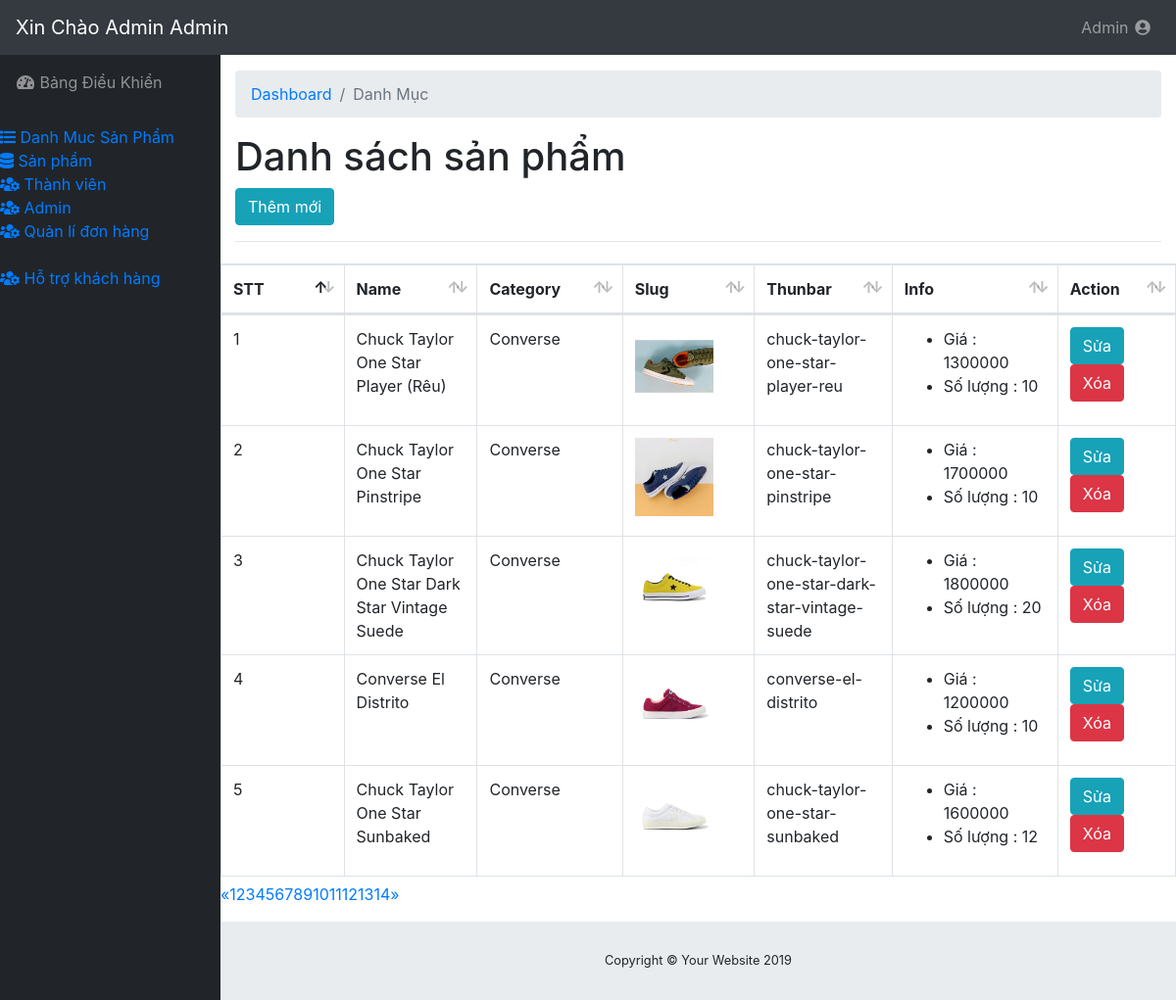
The page /admin/modules/product/index.php?page=3 (signed in) on the database its author committed.
### tables this page shows
CREATE TABLE IF NOT EXISTS `product` (
`id` int(11) NOT NULL,
  `name` varchar(100) DEFAULT NULL,
  `slug` varchar(100) DEFAULT NULL,
  `price` int(11) DEFAULT NULL,
  `sale` tinyint(4) DEFAULT '0',
  `thunbar` varchar(100) DEFAULT NULL,
  `category_id` int(11) DEFAULT NULL,
  `content` text,
  `number` int(11) DEFAULT '0',
  `head` int(11) DEFAULT '0',
  `view` int(11) DEFAULT '0',
  `hot` tinyint(4) DEFAULT '0',
  `created_at` timestamp NULL DEFAULT NULL,
  `updated_at` timestamp NULL DEFAULT NULL ON UPDATE CURRENT_TIMESTAMP
);

CREATE TABLE IF NOT EXISTS `category` (
`id` int(11) NOT NULL,
  `name` varchar(100) DEFAULT NULL,
  `slug` varchar(100) DEFAULT NULL,
  `images` varchar(100) DEFAULT NULL,
  `banner` varchar(100) DEFAULT NULL,
  `home` tinyint(4) DEFAULT '0',
  `status` tinyint(4) DEFAULT '1',
  `created_up` timestamp NOT NULL DEFAULT CURRENT_TIMESTAMP,
  `update_at` timestamp NOT NULL DEFAULT CURRENT_TIMESTAMP ON UPDATE CURRENT_TIMESTAMP
);

### libraries/Database.php (called while the page is built, shortened)
<?php
    class Database
    {
        public $link;
        public function __construct()
        {
            $this ->link = mysqli_connect("localhost","123","123","shopgiay") or die ();
            mysqli_set_charset($this ->link,"utf8");
        }
        public function countTable($table)
        {
            $sql = "SELECT id FROM  {$table}";
            $result = mysqli_query($this->link, $sql) or die("Lỗi Truy Vấn countTable----" .mysqli_error($this->link));
            $num = mysqli_num_rows($result);
            return $num;
        }
         public  function fetchJone($table,$sql ,$page = 0,$row ,$pagi = false )
        {
            $data = [];
            if ($pagi == true )
            {
                $total = $this->countTable($table);
                $sotrang = ceil($total / $row);
                $start = ($page - 1 ) * $row ;
                $sql .= " LIMIT $start,$row";
                $data = [ "page" => $sotrang];
                $result = mysqli_query($this->link,$sql) or die("Lỗi truy vấn fetchJone ---- " .mysqli_error($this->link));
            }
            else
            {
                $result = mysqli_query($this->link,$sql) or die("Lỗi truy vấn fetchJone ---- " .mysqli_error($this->link));
            }
            if( $result)
            {
                while ($num = mysqli_fetch_assoc($result))
                {
                    $data[] = $num;
                }
            }
            return $data;
        }
    }
?>

### admin/autoload/autoload.php (called while the page is built, shortened)
<?php
require_once("/../../libraries/Database.php");
require_once("/../../libraries/Function.php");
$db = new Database ;
?>

### libraries/Function.php (called while the page is built, shortened)
<?php
    function base_url()
    {
        return $url  = "http://localhost:8012/DoAn2/";
    }
    function uploads()
    {
        return base_url() . "public/uploads/";
    }
 ?>

### admin/modules/product/index.php (the view, shortened to what this page needs)
<?php
require_once("/../../autoload/autoload.php");
if(isset($_GET['page']))
{
  $p=$_GET['page'];
}
else
{
  $p=1;
}
$sql = "SELECT product.*,category.name as namecate From product
        LEFT JOIN category on category.id=product.category_id";
        $product=$db->fetchJone('product',$sql,$p,5,true);
        if(isset($product['page']))
        {
          $sotrang=$product['page'];
          unset($product['page']);
        }
?>
<?php require_once ("/../../layouts/header.php") ?>
 <div id="content-wrapper">
      <div class="container-fluid">
        <ol class="breadcrumb">
          <li class="breadcrumb-item">
            <a href="index.php">Dashboard</a>
          </li>
          <li class="breadcrumb-item active">Danh Mục</li>
        </ol>
        <h1>Danh sách sản phẩm</h1>
        <a href="add.php" class="btn btn-info"> Thêm mới</a>
        <hr>
      </div>
    <div class="row">
        <div class="col-md-12">
              <div class="table-responsive">
    <div id="dataTable_wrapper" class="dataTables_wrapper dt-bootstrap4">
        <div class="row">
            <div class="col-sm-12">
                <table class="table table-bordered dataTable" id="dataTable" width="100%" cellspacing="0" role="grid" aria-describedby="dataTable_info" style="width: 100%;">
                    <thead>
                        <tr role="row">
                            <th class="sorting_asc" tabindex="0" aria-controls="dataTable" rowspan="1" colspan="1" aria-sort="ascending" aria-label="Name: activate to sort column descending" style="width: 55px;">STT</th>
                            <th class="sorting" tabindex="0" aria-controls="dataTable" rowspan="1" colspan="1" aria-label="Position: activate to sort column ascending" style="width: 63px;">Name</th>
                             <th class="sorting" tabindex="0" aria-controls="dataTable" rowspan="1" colspan="1" aria-label="Position: activate to sort column ascending" style="width: 63px;">Category</th>
                            <th class="sorting" tabindex="0" aria-controls="dataTable" rowspan="1" colspan="1" aria-label="Office: activate to sort column ascending" style="width: 48px;">Slug</th>
                            <th class="sorting" tabindex="0" aria-controls="dataTable" rowspan="1" colspan="1" aria-label="Age: activate to sort column ascending" style="width: 31px;">Thunbar</th>
                            <th class="sorting" tabindex="0" aria-controls="dataTable" rowspan="1" colspan="1" aria-label="Office: activate to sort column ascending" style="width: 48px;">Info</th>
                            <th class="sorting" tabindex="0" aria-controls="dataTable" rowspan="1" colspan="1" aria-label="Age: activate to sort column ascending" style="width: 31px;">Action</th>
                        </tr>
                    </thead>
                    <tbody>
                        <?php $stt = 1; foreach ($product as $item): ?>
                        <tr>
                          <td> <?php echo $stt ?></td>
                          <td> <?php echo $item['name'] ?></td>
                          <td><?php echo $item['namecate'] ?></td>
                          <td>
                            <img src="<?php echo uploads() ?>product/<?php echo $item['thunbar'] ?>" width = "80px" height="80px">
                          </td>
                           <td> <?php echo $item['slug'] ?></td>
                           <td>
                              <ul>
                                <li> Giá : <?php echo $item['price'] ?></li>
                                <li> Số lượng : <?php echo $item['number'] ?> </li>
                              </ul>
                           </td>
                           <td>
                             <a class="btn btn-xs btn-info" href="edit.php?id=<?php echo $item['id'] ?>"> Sửa </a>
                             <a class="btn btn-xs btn-danger" href="delete.php?id=<?php echo $item['id'] ?>"> Xóa </a>
                           </td>
                        </tr>
                      <?php  $stt ++; endforeach ?>
                    </tbody>
                </table>
                <div class="pull-right">
                  <nav aria-label="Page navigation" class="clearfix">
    <ul class="pagination">
            <a href="#" aria-label="Previous">
            <span aria-hidden="true">&laquo;</span>
            </a>
       <?php for($i =1 ; $i <= $sotrang;$i++) : ?>
        <?php
            if(isset($_GET['page']))
            {
              $p=$_GET['page'];
            }
            else
            {
              $p=1;
            }
         ?>
         <li class="<?php echo ($i==$p) ? 'active' : '' ?>" >
          <a class= ""href="?page=<?php echo $i ;?>"><?php echo $i; ?></a>
        </li>
      <?php endfor; ?>
            <a href="#" aria-label="Next">
            <span aria-hidden="true">&raquo;</span>
            </a>
    </ul>
</nav>
                </div>
            </div>
        </div>
        </div>
    </div>
        </div>
    </div>
</div>
     <?php require_once ("/../../layouts/footer.php") ?>

### rows shown on the page
product: name "Chuck Taylor One Star Player (Rêu)", category.name "Converse", thunbar (picture), slug "chuck-taylor-one-star-player-reu", price "1300000", number "10"
product: name "Chuck Taylor One Star Pinstripe", category.name "Converse", thunbar (picture), slug "chuck-taylor-one-star-pinstripe", price "1700000", number "10"
product: name "Chuck Taylor One Star Dark Star Vintage Suede", category.name "Converse", thunbar (picture), slug "chuck-taylor-one-star-dark-star-vintage-suede", price "1800000", number "20"
product: name "Converse El Distrito", category.name "Converse", thunbar (picture), slug "converse-el-distrito", price "1200000", number "10"
product: name "Chuck Taylor One Star Sunbaked", category.name "Converse", thunbar (picture), slug "chuck-taylor-one-star-sunbaked", price "1600000", number "12"

### other values the page prints
$_SESSION['admin_name'] "Admin"
